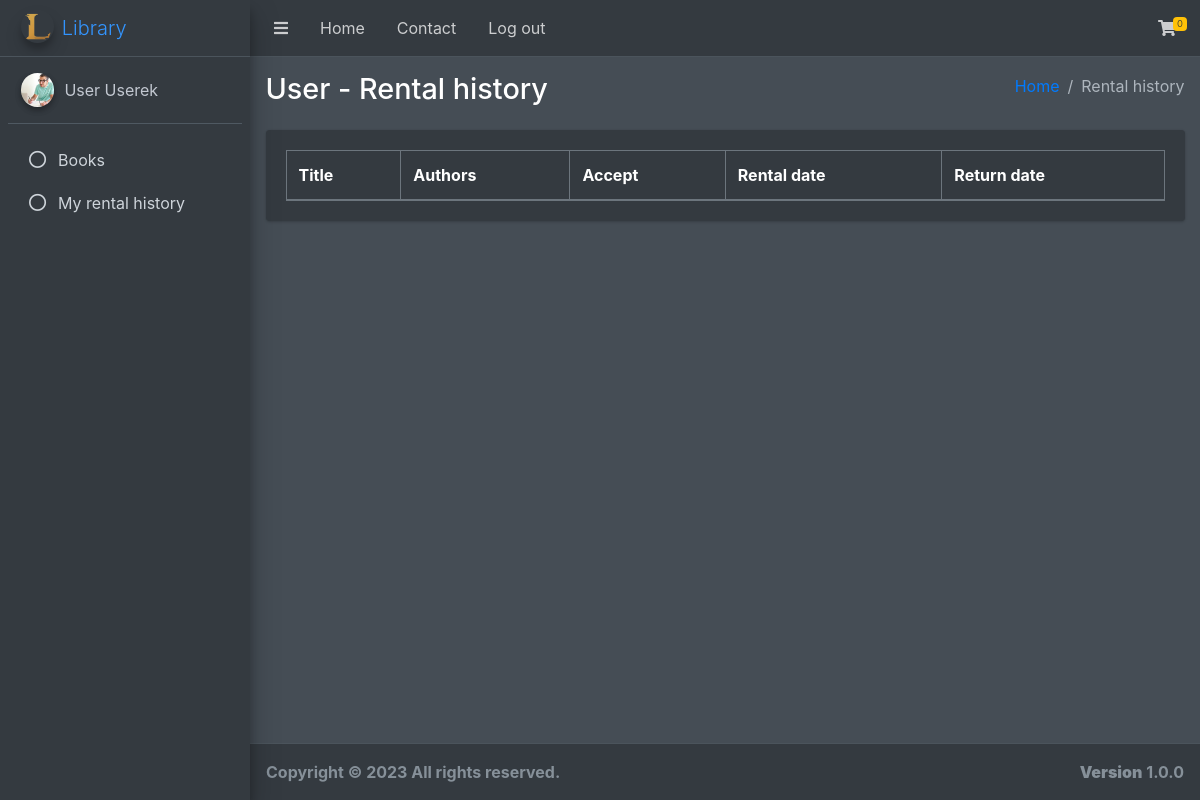
Page /pages/view/logs.php (signed in) on the earlier database version.
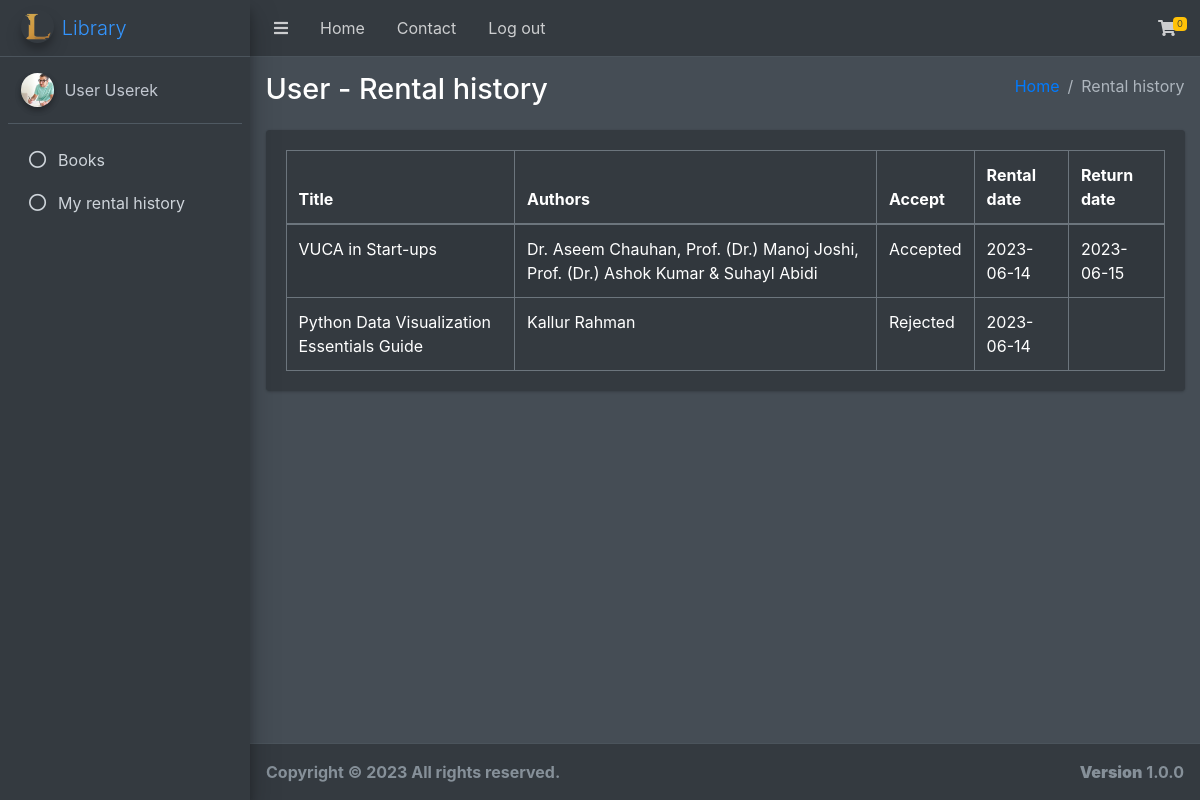
Same page on the later database version.
### tables this page shows
CREATE TABLE `books` (
  `isbn` varchar(13) NOT NULL,
  `title` varchar(250) NOT NULL,
  `authors` varchar(100) NOT NULL,
  `publisher` varchar(100) NOT NULL,
  `published_date` date NOT NULL,
  `category` varchar(50) DEFAULT NULL,
  `pages` int(11) DEFAULT NULL,
  `image` varchar(100) DEFAULT NULL,
  `description` varchar(10000) DEFAULT NULL
);

CREATE TABLE `rental_info` (
  `id` int(11) NOT NULL,
  `isbn` varchar(13) NOT NULL,
  `rentalDate` date NOT NULL DEFAULT current_timestamp(),
  `returnDate` date DEFAULT NULL,
  `accept` tinyint(1) DEFAULT NULL
);

### pages/view/logged_user/content_logs.php (the view, shortened to what this page needs)
<div class="content-wrapper">
    <section class="content-header">
        <div class="container-fluid">
            <div class="row mb-2">
                <div class="col-sm-6">
                    <h1>User - Rental history</h1>
                </div>
                <div class="col-sm-6">
                    <ol class="breadcrumb float-sm-right">
                        <li class="breadcrumb-item"><a href="./logged.php">Home</a></li>
                        <li class="breadcrumb-item active">Rental history</li>
                    </ol>
                </div>
            </div>
        </div>
    </section>
    <section class="content">
        <div class="container-fluid">
            <div class="row">
                <div class="col-12">
                    <div class="card">
                        <div class="card-body">
                            <table id="example1" class="table table-bordered table-striped">
                                <thead>
                                <tr>
                                    <th>Title</th>
                                    <th>Authors</th>
                                    <th>Accept</th>
                                    <th>Rental date</th>
                                    <th>Return date</th>
                                </tr>
                                </thead>
                                <tbody>
                                <?php
                                require_once "../../scripts/connect.php";
                                $stmt = $conn->prepare("SELECT b.title, b.authors, ri.rentalDate, ri.returnDate, ri.accept FROM rental r INNER JOIN rental_info ri on r.id = ri.id INNER JOIN books b on ri.isbn = b.isbn  WHERE r.userId = ?");
                                $stmt->bind_param("i", $_SESSION["logged"]["id"]);
                                $stmt->execute();
                                $result = $stmt->get_result();
                                while ($log = $result->fetch_assoc()) {
                                    echo <<< USER
                      <tr>
                        <td>$log[title]</td>
                        <td>$log[authors]</td>
USER;
                              if(is_null($log["accept"])){
                                  echo "<td></td>";
                              }else if($log["accept"] == 1){
                                  echo "<td>Accepted</td>";
                              }else{
                                  echo "<td>Rejected</td>";
                              }
                                    echo <<< USER
                        <td>$log[rentalDate]</td>
                        <td>$log[returnDate]</td>
                      </tr>
USER;
                                }
                                ?>
                                </tbody>
                            </table>
                        </div>
                    </div>
                </div>
            </div>
        </div>
    </section>
</div>

Differences in the rows shown:
now on this page (row edited): books: title "VUCA in Start-ups", authors "Dr. Aseem Chauhan, Prof. (Dr.) Manoj Joshi, Prof. (Dr.) Ashok Kumar & Suhayl Abidi", shows "Accepted", rental_info.rentalDate "2023-06-14", rental_info.returnDate "2023-06-15"
now on this page (row unchanged): books: title "Python Data Visualization Essentials Guide", authors "Kallur Rahman", shows "Rejected", rental_info.rentalDate "2023-06-14"
